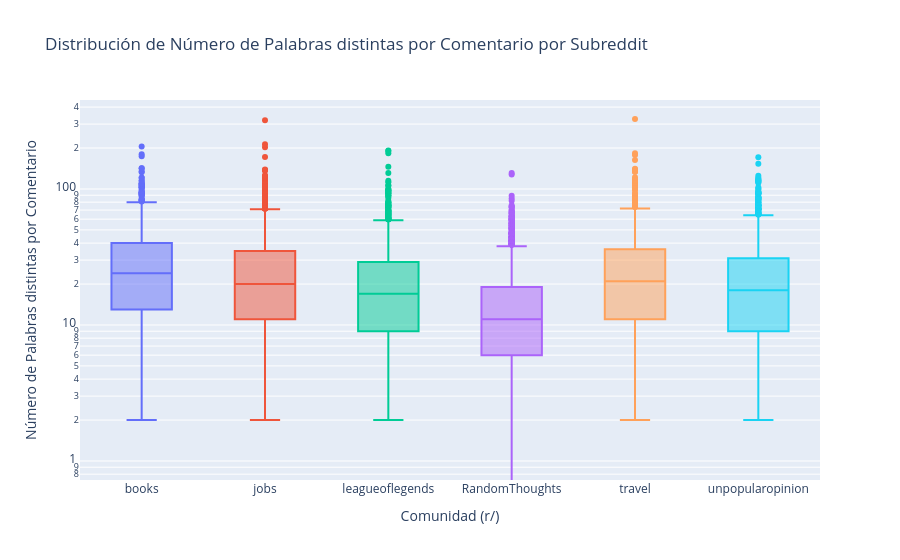
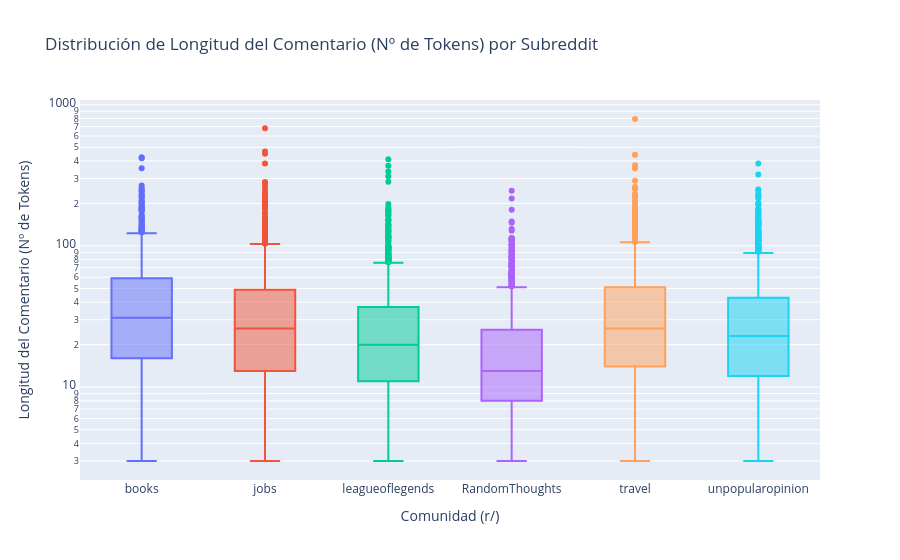
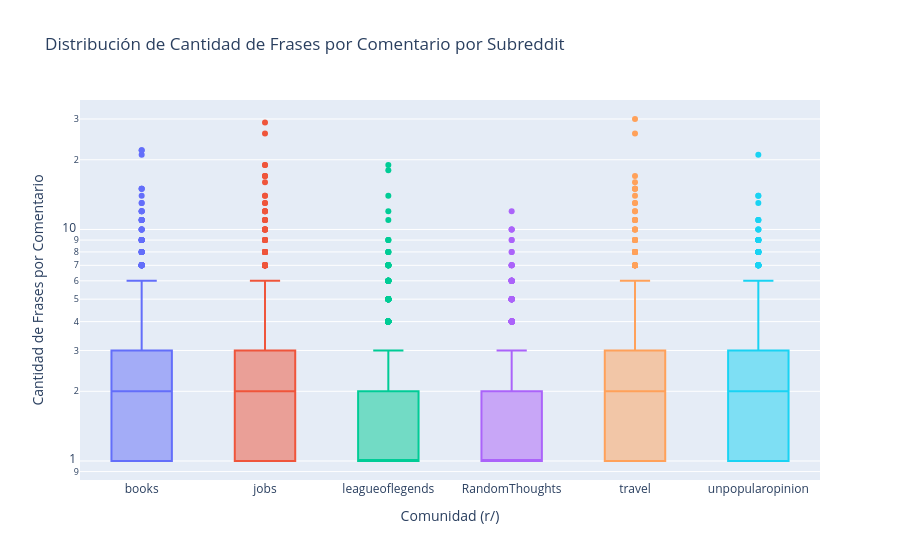

Source (notebook cell) for these figures, in order:
### Markdown cell above
Ahora podemos visualizar dichas métricas básicas mediante gráficos de caja y bigotes, que nos darán una perspectiva sobre cómo se distribuye cada subreddit para cada una de estas 5 métricas: Palabras, Tokens, Frases, Palabras por Frase y TTR.

### Code cell
metricas = ['palabras','tokens','frases','palabras_por_frase','ttr']
for i in range(len(metricas)):
	boxplot(lista_dataframes_metricas, metrica=metricas[i])

### Figure 1 — Plotly figure (JSON) as saved in the notebook; plotly's stock layout.template omitted (floating-point values rounded to 4 significant figures; data arrays with more than 128 entries replaced by an {"elided": "..."} marker saying what was removed)
{"data": [{"alignmentgroup": "True", "hovertemplate": "Comunidad (r/)=%{x}<br>Número de Palabras distintas por Comentario=%{y}<extra></extra>", "legendgroup": "books", "marker": {"color": "#636efa"}, "name": "books", "notched": false, "offsetgroup": "books", "orientation": "v", "showlegend": true, "type": "box", "x": {"elided": "1180 str values"}, "x0": " ", "xaxis": "x", "y": {"elided": "1180 int values"}, "y0": " ", "yaxis": "y"}, {"alignmentgroup": "True", "hovertemplate": "Comunidad (r/)=%{x}<br>Número de Palabras distintas por Comentario=%{y}<extra></extra>", "legendgroup": "jobs", "marker": {"color": "#EF553B"}, "name": "jobs", "notched": false, "offsetgroup": "jobs", "orientation": "v", "showlegend": true, "type": "box", "x": {"elided": "1180 str values"}, "x0": " ", "xaxis": "x", "y": {"elided": "1180 int values"}, "y0": " ", "yaxis": "y"}, {"alignmentgroup": "True", "hovertemplate": "Comunidad (r/)=%{x}<br>Número de Palabras distintas por Comentario=%{y}<extra></extra>", "legendgroup": "leagueoflegends", "marker": {"color": "#00cc96"}, "name": "leagueoflegends", "notched": false, "offsetgroup": "leagueoflegends", "orientation": "v", "showlegend": true, "type": "box", "x": {"elided": "1180 str values"}, "x0": " ", "xaxis": "x", "y": {"elided": "1180 int values"}, "y0": " ", "yaxis": "y"}, {"alignmentgroup": "True", "hovertemplate": "Comunidad (r/)=%{x}<br>Número de Palabras distintas por Comentario=%{y}<extra></extra>", "legendgroup": "RandomThoughts", "marker": {"color": "#ab63fa"}, "name": "RandomThoughts", "notched": false, "offsetgroup": "RandomThoughts", "orientation": "v", "showlegend": true, "type": "box", "x": {"elided": "1180 str values"}, "x0": " ", "xaxis": "x", "y": {"elided": "1180 int values"}, "y0": " ", "yaxis": "y"}, {"alignmentgroup": "True", "hovertemplate": "Comunidad (r/)=%{x}<br>Número de Palabras distintas por Comentario=%{y}<extra></extra>", "legendgroup": "travel", "marker": {"color": "#FFA15A"}, "name": "travel", "notched": false, "offsetgroup": "travel", "orientation": "v", "showlegend": true, "type": "box", "x": {"elided": "1180 str values"}, "x0": " ", "xaxis": "x", "y": {"elided": "1180 int values"}, "y0": " ", "yaxis": "y"}, {"alignmentgroup": "True", "hovertemplate": "Comunidad (r/)=%{x}<br>Número de Palabras distintas por Comentario=%{y}<extra></extra>", "legendgroup": "unpopularopinion", "marker": {"color": "#19d3f3"}, "name": "unpopularopinion", "notched": false, "offsetgroup": "unpopularopinion", "orientation": "v", "showlegend": true, "type": "box", "x": {"elided": "1180 str values"}, "x0": " ", "xaxis": "x", "y": {"elided": "1180 int values"}, "y0": " ", "yaxis": "y"}], "layout": {"boxmode": "overlay", "legend": {"title": {"text": "Comunidad (r/)"}, "tracegroupgap": 0}, "showlegend": false, "title": {"text": "Distribución de Número de Palabras distintas por Comentario por Subreddit"}, "xaxis": {"anchor": "y", "categoryarray": ["books", "jobs", "leagueoflegends", "RandomThoughts", "travel", "unpopularopinion"], "categoryorder": "array", "domain": [0, 1], "title": {"text": "Comunidad (r/)"}}, "yaxis": {"anchor": "x", "domain": [0, 1], "title": {"text": "Número de Palabras distintas por Comentario"}, "type": "log"}}}

### Figure 2 — Plotly figure (JSON) as saved in the notebook; plotly's stock layout.template omitted (floating-point values rounded to 4 significant figures; data arrays with more than 128 entries replaced by an {"elided": "..."} marker saying what was removed)
{"data": [{"alignmentgroup": "True", "hovertemplate": "Comunidad (r/)=%{x}<br>Longitud del Comentario (Nº de Tokens)=%{y}<extra></extra>", "legendgroup": "books", "marker": {"color": "#636efa"}, "name": "books", "notched": false, "offsetgroup": "books", "orientation": "v", "showlegend": true, "type": "box", "x": {"elided": "1180 str values"}, "x0": " ", "xaxis": "x", "y": {"elided": "1180 int values"}, "y0": " ", "yaxis": "y"}, {"alignmentgroup": "True", "hovertemplate": "Comunidad (r/)=%{x}<br>Longitud del Comentario (Nº de Tokens)=%{y}<extra></extra>", "legendgroup": "jobs", "marker": {"color": "#EF553B"}, "name": "jobs", "notched": false, "offsetgroup": "jobs", "orientation": "v", "showlegend": true, "type": "box", "x": {"elided": "1180 str values"}, "x0": " ", "xaxis": "x", "y": {"elided": "1180 int values"}, "y0": " ", "yaxis": "y"}, {"alignmentgroup": "True", "hovertemplate": "Comunidad (r/)=%{x}<br>Longitud del Comentario (Nº de Tokens)=%{y}<extra></extra>", "legendgroup": "leagueoflegends", "marker": {"color": "#00cc96"}, "name": "leagueoflegends", "notched": false, "offsetgroup": "leagueoflegends", "orientation": "v", "showlegend": true, "type": "box", "x": {"elided": "1180 str values"}, "x0": " ", "xaxis": "x", "y": {"elided": "1180 int values"}, "y0": " ", "yaxis": "y"}, {"alignmentgroup": "True", "hovertemplate": "Comunidad (r/)=%{x}<br>Longitud del Comentario (Nº de Tokens)=%{y}<extra></extra>", "legendgroup": "RandomThoughts", "marker": {"color": "#ab63fa"}, "name": "RandomThoughts", "notched": false, "offsetgroup": "RandomThoughts", "orientation": "v", "showlegend": true, "type": "box", "x": {"elided": "1180 str values"}, "x0": " ", "xaxis": "x", "y": {"elided": "1180 int values"}, "y0": " ", "yaxis": "y"}, {"alignmentgroup": "True", "hovertemplate": "Comunidad (r/)=%{x}<br>Longitud del Comentario (Nº de Tokens)=%{y}<extra></extra>", "legendgroup": "travel", "marker": {"color": "#FFA15A"}, "name": "travel", "notched": false, "offsetgroup": "travel", "orientation": "v", "showlegend": true, "type": "box", "x": {"elided": "1180 str values"}, "x0": " ", "xaxis": "x", "y": {"elided": "1180 int values"}, "y0": " ", "yaxis": "y"}, {"alignmentgroup": "True", "hovertemplate": "Comunidad (r/)=%{x}<br>Longitud del Comentario (Nº de Tokens)=%{y}<extra></extra>", "legendgroup": "unpopularopinion", "marker": {"color": "#19d3f3"}, "name": "unpopularopinion", "notched": false, "offsetgroup": "unpopularopinion", "orientation": "v", "showlegend": true, "type": "box", "x": {"elided": "1180 str values"}, "x0": " ", "xaxis": "x", "y": {"elided": "1180 int values"}, "y0": " ", "yaxis": "y"}], "layout": {"boxmode": "overlay", "legend": {"title": {"text": "Comunidad (r/)"}, "tracegroupgap": 0}, "showlegend": false, "title": {"text": "Distribución de Longitud del Comentario (Nº de Tokens) por Subreddit"}, "xaxis": {"anchor": "y", "categoryarray": ["books", "jobs", "leagueoflegends", "RandomThoughts", "travel", "unpopularopinion"], "categoryorder": "array", "domain": [0, 1], "title": {"text": "Comunidad (r/)"}}, "yaxis": {"anchor": "x", "domain": [0, 1], "title": {"text": "Longitud del Comentario (Nº de Tokens)"}, "type": "log"}}}

### Figure 3 — Plotly figure (JSON) as saved in the notebook; plotly's stock layout.template omitted (floating-point values rounded to 4 significant figures; data arrays with more than 128 entries replaced by an {"elided": "..."} marker saying what was removed)
{"data": [{"alignmentgroup": "True", "hovertemplate": "Comunidad (r/)=%{x}<br>Cantidad de Frases por Comentario=%{y}<extra></extra>", "legendgroup": "books", "marker": {"color": "#636efa"}, "name": "books", "notched": false, "offsetgroup": "books", "orientation": "v", "showlegend": true, "type": "box", "x": {"elided": "1180 str values"}, "x0": " ", "xaxis": "x", "y": {"elided": "1180 int values"}, "y0": " ", "yaxis": "y"}, {"alignmentgroup": "True", "hovertemplate": "Comunidad (r/)=%{x}<br>Cantidad de Frases por Comentario=%{y}<extra></extra>", "legendgroup": "jobs", "marker": {"color": "#EF553B"}, "name": "jobs", "notched": false, "offsetgroup": "jobs", "orientation": "v", "showlegend": true, "type": "box", "x": {"elided": "1180 str values"}, "x0": " ", "xaxis": "x", "y": {"elided": "1180 int values"}, "y0": " ", "yaxis": "y"}, {"alignmentgroup": "True", "hovertemplate": "Comunidad (r/)=%{x}<br>Cantidad de Frases por Comentario=%{y}<extra></extra>", "legendgroup": "leagueoflegends", "marker": {"color": "#00cc96"}, "name": "leagueoflegends", "notched": false, "offsetgroup": "leagueoflegends", "orientation": "v", "showlegend": true, "type": "box", "x": {"elided": "1180 str values"}, "x0": " ", "xaxis": "x", "y": {"elided": "1180 int values"}, "y0": " ", "yaxis": "y"}, {"alignmentgroup": "True", "hovertemplate": "Comunidad (r/)=%{x}<br>Cantidad de Frases por Comentario=%{y}<extra></extra>", "legendgroup": "RandomThoughts", "marker": {"color": "#ab63fa"}, "name": "RandomThoughts", "notched": false, "offsetgroup": "RandomThoughts", "orientation": "v", "showlegend": true, "type": "box", "x": {"elided": "1180 str values"}, "x0": " ", "xaxis": "x", "y": {"elided": "1180 int values"}, "y0": " ", "yaxis": "y"}, {"alignmentgroup": "True", "hovertemplate": "Comunidad (r/)=%{x}<br>Cantidad de Frases por Comentario=%{y}<extra></extra>", "legendgroup": "travel", "marker": {"color": "#FFA15A"}, "name": "travel", "notched": false, "offsetgroup": "travel", "orientation": "v", "showlegend": true, "type": "box", "x": {"elided": "1180 str values"}, "x0": " ", "xaxis": "x", "y": {"elided": "1180 int values"}, "y0": " ", "yaxis": "y"}, {"alignmentgroup": "True", "hovertemplate": "Comunidad (r/)=%{x}<br>Cantidad de Frases por Comentario=%{y}<extra></extra>", "legendgroup": "unpopularopinion", "marker": {"color": "#19d3f3"}, "name": "unpopularopinion", "notched": false, "offsetgroup": "unpopularopinion", "orientation": "v", "showlegend": true, "type": "box", "x": {"elided": "1180 str values"}, "x0": " ", "xaxis": "x", "y": {"elided": "1180 int values"}, "y0": " ", "yaxis": "y"}], "layout": {"boxmode": "overlay", "legend": {"title": {"text": "Comunidad (r/)"}, "tracegroupgap": 0}, "showlegend": false, "title": {"text": "Distribución de Cantidad de Frases por Comentario por Subreddit"}, "xaxis": {"anchor": "y", "categoryarray": ["books", "jobs", "leagueoflegends", "RandomThoughts", "travel", "unpopularopinion"], "categoryorder": "array", "domain": [0, 1], "title": {"text": "Comunidad (r/)"}}, "yaxis": {"anchor": "x", "domain": [0, 1], "title": {"text": "Cantidad de Frases por Comentario"}, "type": "log"}}}
